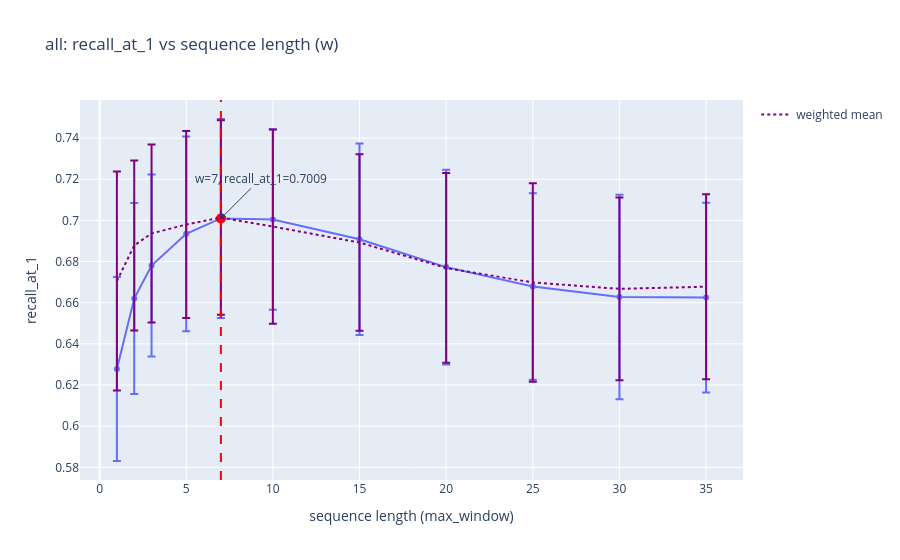
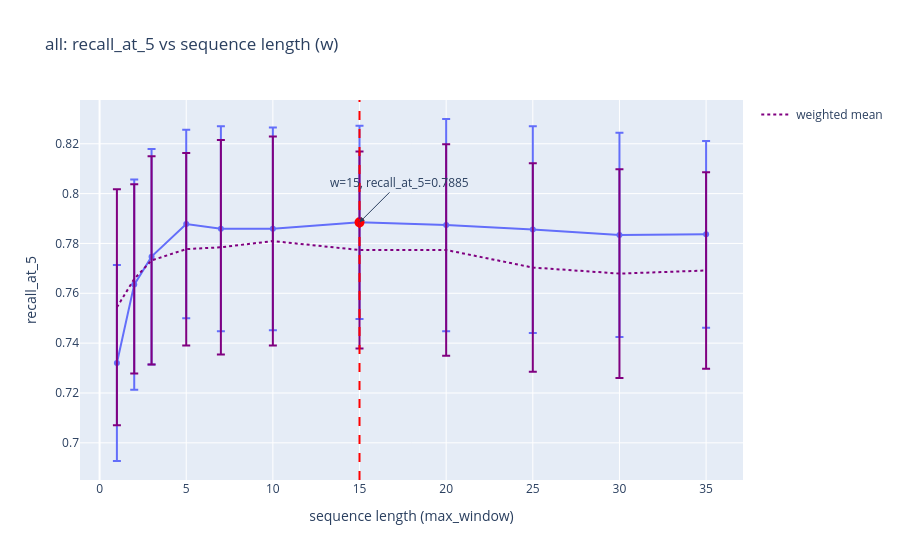
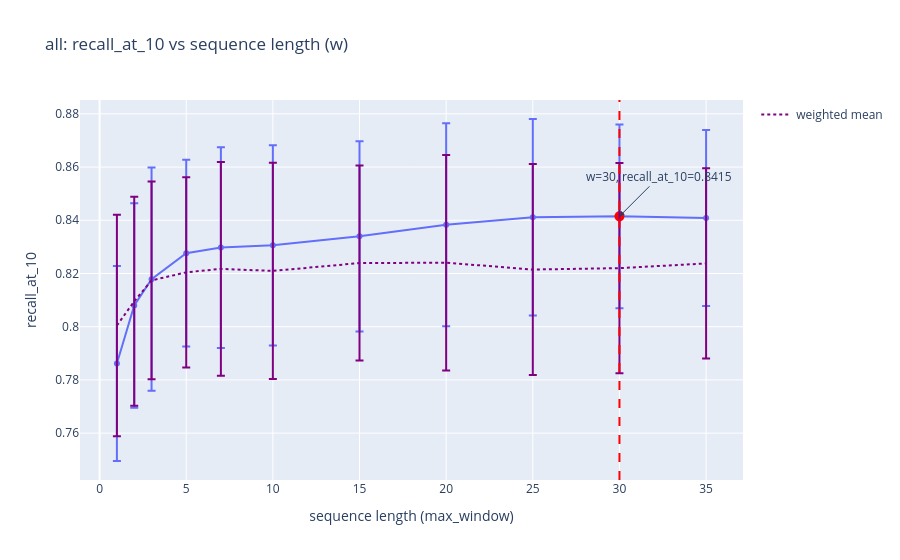
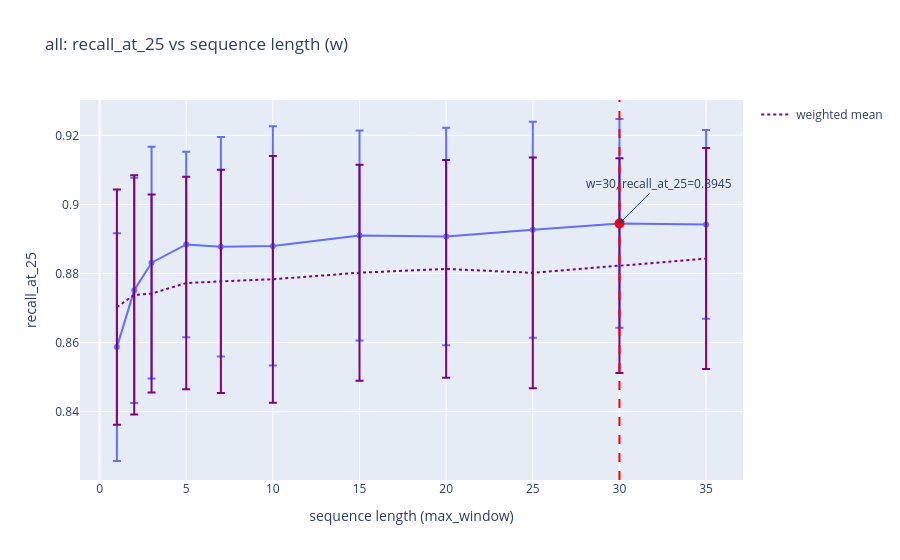

Here is the notebook cell these charts were saved with, in order:
### Code cell
plot_metrics_from_parquet(
    "/home/kartashov_ga/projects/GSLoc/data/tests/26-05-06/makarov/256xMegaloc/rerank_k_500/nearfilter_seq_report/pose-far-sim/summaryresults.parquet",
    "/home/kartashov_ga/projects/GSLoc/data/tests/26-05-06/makarov/Megaloc/nearfilter_seq_report/pose-far-sim/summaryresults.parquet",
    metrics=("recall_at_1", "recall_at_5", "recall_at_10", "recall_at_25"))

### Figure 1 — Plotly figure (JSON) as saved in the notebook; plotly's stock layout.template omitted (floating-point values rounded to 4 significant figures)
{"data": [{"error_y": {"array": [0.04468, 0.04641, 0.0442, 0.04735, 0.04833, 0.04386, 0.04656, 0.04728, 0.04532, 0.04969, 0.04609]}, "hovertemplate": "w=%{x}<br>recall_at_1=%{y}<extra></extra>", "legendgroup": "", "line": {"color": "#636efa", "dash": "solid"}, "marker": {"symbol": "circle"}, "mode": "lines+markers", "name": "", "orientation": "v", "showlegend": false, "type": "scatter", "x": [1, 2, 3, 5, 7, 10, 15, 20, 25, 30, 35], "xaxis": "x", "y": [0.6278, 0.662, 0.6781, 0.6935, 0.7009, 0.7004, 0.6908, 0.6773, 0.6679, 0.6627, 0.6625], "yaxis": "y"}, {"marker": {"color": "red", "size": 10}, "mode": "markers", "name": "max", "showlegend": false, "type": "scatter", "x": [7], "y": [0.7009]}, {"error_y": {"array": [0.05322, 0.04127, 0.04324, 0.04541, 0.04727, 0.0472, 0.04293, 0.04611, 0.0482, 0.04439, 0.04492], "type": "data", "visible": true}, "line": {"color": "purple", "dash": "dot"}, "mode": "lines", "name": "weighted mean", "showlegend": true, "type": "scatter", "x": [1, 2, 3, 5, 7, 10, 15, 20, 25, 30, 35], "y": [0.6705, 0.6878, 0.6937, 0.698, 0.7014, 0.697, 0.6892, 0.6769, 0.6698, 0.6667, 0.6678]}], "layout": {"annotations": [{"arrowhead": 2, "ax": 40, "ay": -40, "showarrow": true, "text": "w=7, recall_at_1=0.7009", "x": 7, "y": 0.7009}], "legend": {"tracegroupgap": 0}, "shapes": [{"line": {"color": "red", "dash": "dash"}, "type": "line", "x0": 7, "x1": 7, "xref": "x", "y0": 0, "y1": 1, "yref": "y domain"}], "title": {"text": "all: recall_at_1 vs sequence length (w)"}, "xaxis": {"anchor": "y", "domain": [0, 1], "title": {"text": "sequence length (max_window)"}}, "yaxis": {"anchor": "x", "domain": [0, 1], "title": {"text": "recall_at_1"}}}}

### Figure 2 — Plotly figure (JSON) as saved in the notebook; plotly's stock layout.template omitted (floating-point values rounded to 4 significant figures)
{"data": [{"error_y": {"array": [0.03931, 0.04215, 0.04323, 0.03783, 0.04114, 0.04065, 0.03879, 0.04256, 0.04145, 0.04096, 0.03746]}, "hovertemplate": "w=%{x}<br>recall_at_5=%{y}<extra></extra>", "legendgroup": "", "line": {"color": "#636efa", "dash": "solid"}, "marker": {"symbol": "circle"}, "mode": "lines+markers", "name": "", "orientation": "v", "showlegend": false, "type": "scatter", "x": [1, 2, 3, 5, 7, 10, 15, 20, 25, 30, 35], "xaxis": "x", "y": [0.732, 0.7635, 0.7747, 0.7878, 0.7859, 0.7858, 0.7885, 0.7874, 0.7856, 0.7834, 0.7837], "yaxis": "y"}, {"marker": {"color": "red", "size": 10}, "mode": "markers", "name": "max", "showlegend": false, "type": "scatter", "x": [15], "y": [0.7885]}, {"error_y": {"array": [0.04731, 0.03799, 0.04176, 0.03862, 0.04307, 0.04193, 0.03948, 0.04243, 0.04183, 0.04185, 0.03946], "type": "data", "visible": true}, "line": {"color": "purple", "dash": "dot"}, "mode": "lines", "name": "weighted mean", "showlegend": true, "type": "scatter", "x": [1, 2, 3, 5, 7, 10, 15, 20, 25, 30, 35], "y": [0.7544, 0.7658, 0.7732, 0.7777, 0.7785, 0.7809, 0.7774, 0.7774, 0.7703, 0.7679, 0.7691]}], "layout": {"annotations": [{"arrowhead": 2, "ax": 40, "ay": -40, "showarrow": true, "text": "w=15, recall_at_5=0.7885", "x": 15, "y": 0.7885}], "legend": {"tracegroupgap": 0}, "shapes": [{"line": {"color": "red", "dash": "dash"}, "type": "line", "x0": 15, "x1": 15, "xref": "x", "y0": 0, "y1": 1, "yref": "y domain"}], "title": {"text": "all: recall_at_5 vs sequence length (w)"}, "xaxis": {"anchor": "y", "domain": [0, 1], "title": {"text": "sequence length (max_window)"}}, "yaxis": {"anchor": "x", "domain": [0, 1], "title": {"text": "recall_at_5"}}}}

### Figure 3 — Plotly figure (JSON) as saved in the notebook; plotly's stock layout.template omitted (floating-point values rounded to 4 significant figures)
{"data": [{"error_y": {"array": [0.03665, 0.03839, 0.04192, 0.03507, 0.03772, 0.03766, 0.03576, 0.03816, 0.03692, 0.0345, 0.03308]}, "hovertemplate": "w=%{x}<br>recall_at_10=%{y}<extra></extra>", "legendgroup": "", "line": {"color": "#636efa", "dash": "solid"}, "marker": {"symbol": "circle"}, "mode": "lines+markers", "name": "", "orientation": "v", "showlegend": false, "type": "scatter", "x": [1, 2, 3, 5, 7, 10, 15, 20, 25, 30, 35], "xaxis": "x", "y": [0.7862, 0.808, 0.8179, 0.8276, 0.8297, 0.8306, 0.834, 0.8383, 0.8411, 0.8415, 0.8409], "yaxis": "y"}, {"marker": {"color": "red", "size": 10}, "mode": "markers", "name": "max", "showlegend": false, "type": "scatter", "x": [30], "y": [0.8415]}, {"error_y": {"array": [0.04164, 0.03926, 0.03713, 0.03574, 0.04017, 0.04065, 0.03666, 0.04051, 0.03965, 0.03954, 0.03576], "type": "data", "visible": true}, "line": {"color": "purple", "dash": "dot"}, "mode": "lines", "name": "weighted mean", "showlegend": true, "type": "scatter", "x": [1, 2, 3, 5, 7, 10, 15, 20, 25, 30, 35], "y": [0.8005, 0.8095, 0.8174, 0.8204, 0.8217, 0.821, 0.8239, 0.8241, 0.8215, 0.822, 0.8238]}], "layout": {"annotations": [{"arrowhead": 2, "ax": 40, "ay": -40, "showarrow": true, "text": "w=30, recall_at_10=0.8415", "x": 30, "y": 0.8415}], "legend": {"tracegroupgap": 0}, "shapes": [{"line": {"color": "red", "dash": "dash"}, "type": "line", "x0": 30, "x1": 30, "xref": "x", "y0": 0, "y1": 1, "yref": "y domain"}], "title": {"text": "all: recall_at_10 vs sequence length (w)"}, "xaxis": {"anchor": "y", "domain": [0, 1], "title": {"text": "sequence length (max_window)"}}, "yaxis": {"anchor": "x", "domain": [0, 1], "title": {"text": "recall_at_10"}}}}

### Figure 4 — Plotly figure (JSON) as saved in the notebook; plotly's stock layout.template omitted (floating-point values rounded to 4 significant figures)
{"data": [{"error_y": {"array": [0.033, 0.03263, 0.03358, 0.02686, 0.03182, 0.03465, 0.03042, 0.03151, 0.0313, 0.03026, 0.02737]}, "hovertemplate": "w=%{x}<br>recall_at_25=%{y}<extra></extra>", "legendgroup": "", "line": {"color": "#636efa", "dash": "solid"}, "marker": {"symbol": "circle"}, "mode": "lines+markers", "name": "", "orientation": "v", "showlegend": false, "type": "scatter", "x": [1, 2, 3, 5, 7, 10, 15, 20, 25, 30, 35], "xaxis": "x", "y": [0.8587, 0.8751, 0.8831, 0.8884, 0.8877, 0.888, 0.891, 0.8907, 0.8926, 0.8945, 0.8942], "yaxis": "y"}, {"marker": {"color": "red", "size": 10}, "mode": "markers", "name": "max", "showlegend": false, "type": "scatter", "x": [30], "y": [0.8945]}, {"error_y": {"array": [0.03408, 0.03466, 0.02868, 0.03079, 0.03236, 0.03575, 0.03128, 0.03153, 0.03342, 0.03109, 0.03201], "type": "data", "visible": true}, "line": {"color": "purple", "dash": "dot"}, "mode": "lines", "name": "weighted mean", "showlegend": true, "type": "scatter", "x": [1, 2, 3, 5, 7, 10, 15, 20, 25, 30, 35], "y": [0.8702, 0.8738, 0.8742, 0.8772, 0.8777, 0.8783, 0.8802, 0.8813, 0.8802, 0.8823, 0.8843]}], "layout": {"annotations": [{"arrowhead": 2, "ax": 40, "ay": -40, "showarrow": true, "text": "w=30, recall_at_25=0.8945", "x": 30, "y": 0.8945}], "legend": {"tracegroupgap": 0}, "shapes": [{"line": {"color": "red", "dash": "dash"}, "type": "line", "x0": 30, "x1": 30, "xref": "x", "y0": 0, "y1": 1, "yref": "y domain"}], "title": {"text": "all: recall_at_25 vs sequence length (w)"}, "xaxis": {"anchor": "y", "domain": [0, 1], "title": {"text": "sequence length (max_window)"}}, "yaxis": {"anchor": "x", "domain": [0, 1], "title": {"text": "recall_at_25"}}}}
